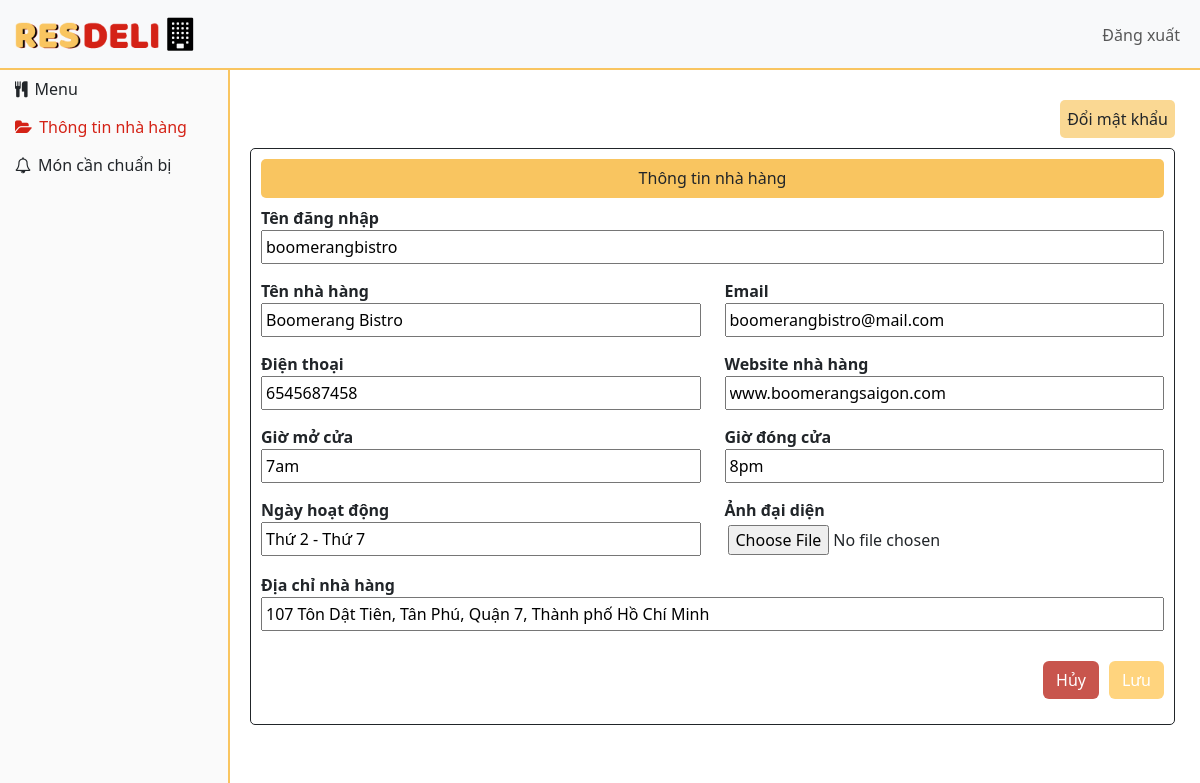
The app's page /admin_res/info_res.php (signed in) with its own data.
### tables this page shows
CREATE TABLE `restaurants` (
  `rs_id` int(11) NOT NULL,
  `username` varchar(222) NOT NULL,
  `password` varchar(222) NOT NULL,
  `res_name` varchar(222) NOT NULL,
  `email` varchar(222) NOT NULL,
  `phone` varchar(222) NOT NULL,
  `url` varchar(222) NOT NULL,
  `o_hr` varchar(222) NOT NULL,
  `c_hr` varchar(222) NOT NULL,
  `o_days` varchar(222) NOT NULL,
  `address` text NOT NULL,
  `image` text NOT NULL,
  `cre_date` datetime DEFAULT current_timestamp()
);

### admin_res/info_res.php (the view, shortened to what this page needs)
<!DOCTYPE html>
<html lang="en">
<?php
include("../connection/connect.php");
$ssql = "select * from restaurants where rs_id='" . $_SESSION["admres_id"] . "'";
$res = mysqli_query($db, $ssql);
$row = mysqli_fetch_array($res);
?>
<head>
    <link href="https://cdn.jsdelivr.net/npm/bootstrap@5.3.2/dist/css/bootstrap.min.css" rel="stylesheet">
    <link href="https://getbootstrap.com/docs/5.3/assets/css/docs.css" rel="stylesheet">
    <link rel="stylesheet" href="./css/style.css">
    <link rel="stylesheet" href="https://cdnjs.cloudflare.com/ajax/libs/font-awesome/4.7.0/css/font-awesome.min.css">
</head>
<body>
    <div class="header">
        <nav class="navbar n1 navbar-expand-lg bg-body-tertiary ">
            <div class="container-fluid">
                <a class="navbar-brand" href="#">
                    <img src="../images/logo.png" alt="Logo" style="width:150px;" class="d-inline-block align-top">
                    <i style="margin-top: 5px;font-size: 33px;" class="fa fa-building" aria-hidden="true"></i>
                </a>
                <div class="collapse navbar-collapse" id="navbarNavDropdown">
                    <ul class="navbar-nav ms-auto">
                        <li class="nav-item dropdown">
                            <a class="nav-link" href="logout.php" role="button">
                                Đăng xuất
                            </a>
                        </li>
                    </ul>
                </div>
            </div>
        </nav>
    </div>
    <div class="left-sidebar">
        <ul class="nav-side">
            <li><a class="nav-link" href="menu.php"><i style="padding-right: 7px;" class="fa fa-cutlery"></i>Menu</a></li>
            <li><a class="nav-link current" href="info_res.php"><i style="padding-right: 7px;" class="fa fa-folder-open"></i>Thông tin nhà hàng</a></li>
            <li><a class="nav-link" href="pre_order.php"><i style="padding-right: 7px;" class="fa fa-bell-o"></i>Món cần chuẩn bị</a></li>
        </ul>
    </div>
    <div class="card card-form">
        <div class="wrapper-btn">
            <a href="change_pw_res.php" class="card-btn">Đổi mật khẩu</a>
        </div>
        <div class="container">
            <form class="fill-form" action="" method="post" enctype="multipart/form-data">
                <h6 style="text-align: center;">Thông tin nhà hàng</h6>
                <div class="row">
                    <div class="col-12">
                        <label for="fname">Tên đăng nhập</label>
                        <input type="text" id="" name="username" value="<?php echo $row['username'];  ?>" required="" oninvalid="this.setCustomValidity('Chưa nhập Tên đăng nhập')" oninput="setCustomValidity('')">
                    </div>
                    <div class="col-6">
                        <label for="fname">Tên nhà hàng</label>
                        <input type="text" id="" name="res_name" value="<?php echo $row['res_name'];  ?>" required="" oninvalid="this.setCustomValidity('Chưa nhập Tên nhà hàng')" oninput="setCustomValidity('')">
                    </div>
                    <div class="col-6">
                        <label for="email">Email</label>
                        <input type="text" id="" name="email" value="<?php echo $row['email'];  ?>" required="" oninvalid="this.setCustomValidity('Chưa nhập Email')" oninput="setCustomValidity('')">
                    </div>
                    <div class="col-6">
                        <label for="phone">Điện thoại</label>
                        <input type="text" id="" name="phone" value="<?php echo $row['phone'];  ?>" required="" oninvalid="this.setCustomValidity('Chưa nhập Điện thoại')" oninput="setCustomValidity('')">
                    </div>
                    <div class="col-6">
                        <label for="url">Website nhà hàng</label>
                        <input type="text" id="" name="url" value="<?php echo $row['url'];  ?>" required="" oninvalid="this.setCustomValidity('Chưa nhập Website nhà hàng')" oninput="setCustomValidity('')">
                    </div>
                    <div class="col-6">
                        <label for="o_hr">Giờ mở cửa</label>
                        <input type="text" id="" name="o_hr" value="<?php echo $row['o_hr'];  ?>" required="" oninvalid="this.setCustomValidity('Chưa nhập Giờ mở cửa')" oninput="setCustomValidity('')">
                    </div>
                    <div class="col-6">
                        <label for="c_hr">Giờ đóng cửa</label>
                        <input type="text" id="" name="c_hr" value="<?php echo $row['c_hr'];  ?>" required="" oninvalid="this.setCustomValidity('Chưa nhập Giờ đóng cửa')" oninput="setCustomValidity('')">
                    </div>
                    <div class="col-6">
                        <label for="o_days">Ngày hoạt động</label>
                        <input type="text" id="" name="o_days" value="<?php echo $row['o_days'];  ?>" required="" oninvalid="this.setCustomValidity('Chưa nhập Ngày hoạt động')" oninput="setCustomValidity('')">
                    </div>
                    <div class="col-6">
                        <label for="image">Ảnh đại diện</label>
                        <input type="file" id="image" name="image">
                    </div>
                    <div class="col-12">
                        <label for="address">Địa chỉ nhà hàng</label>
                        <input type="text" id="" name="address" value="<?php echo $row['address'];  ?>" required="" oninvalid="this.setCustomValidity('Chưa nhập Địa chỉ nhà hàng')" oninput="setCustomValidity('')">
                    </div>
                    <div class="form-buttons">
                        <input type="submit" name="submit" class="btn btn-save" value="Lưu">
                        <a href="info_res.php" class="btn btn-cancel">Hủy</a>
                    </div>
                </div>
            </form>
        </div>
    </div>
</body>
</html>

### admin_res/css/style.css (style rules this page uses)
* { box-sizing: border-box; outline: none; }
html, body { -webkit-text-size-adjust: 100%; }
ul, li { list-style: none; padding: 0; margin: 0; }
.container { padding: 0; }
.navbar { position: fixed; display: flex; z-index: 99; top: 0; width: 100%; }
.n1::after { content: ''; display: block; width: 100%; height: 2px; background-color: #F9C560; position: absolute; bottom: 0; left: 0; }
.left-sidebar { position: absolute; width: 230px; height: 100%; top: 0; padding-top: 70px; background-color: #FAFAFA; border-right: #F9C560 2px solid; }
.left-sidebar li .nav-link { padding: 7px 35px 7px 15px; display: block; }
.nav-side a.current:link, .nav-side a.current:visited { color: #D42216; }
.card { position: absolute; display: flex; margin-left: 250px; top: 100px; border: none; }
.card-btn { margin-bottom: 10px; display: inline; float: right; padding-right: 10px; text-decoration: none; margin-left: 7px; background-color: #fad893; text-align: center; padding: 7px; border-radius: 5px; color: #212529; }
.fill-form { border: 1px solid; padding: 10px; border-radius: 5px; margin-bottom: 30px; }
.fill-form h6 { background-color: #F9C560; padding: 10px; border-radius: 5px; }
input[type=text], input[type=password] { width: 100%; padding: 3px; margin-bottom: 5px; box-sizing: border-box; }
input[type=file] { width: 100%; padding: 3px; margin-bottom: 5px; box-sizing: border-box; }
.card-form { margin-right: 25px; }
.form-buttons .btn { margin-top: 15px; float: right; margin-left: 10px; }
.btn-save { background-color: #ffd47e; color: #fff; }
.btn-cancel { background-color: #c8554d; color: #fff; }
label { font-weight: 600; }
.card input { margin-bottom: 15px; }

### records on screen
restaurants: username "boomerangbistro", res_name "Boomerang Bistro", email "boomerangbistro@mail.com", phone "6545687458", url "www.boomerangsaigon.com", o_hr "7am", c_hr "8pm", o_days "Thứ 2 - Thứ 7", address "107 Tôn Dật Tiên, Tân Phú, Quận 7, Thành phố Hồ Chí Minh"
